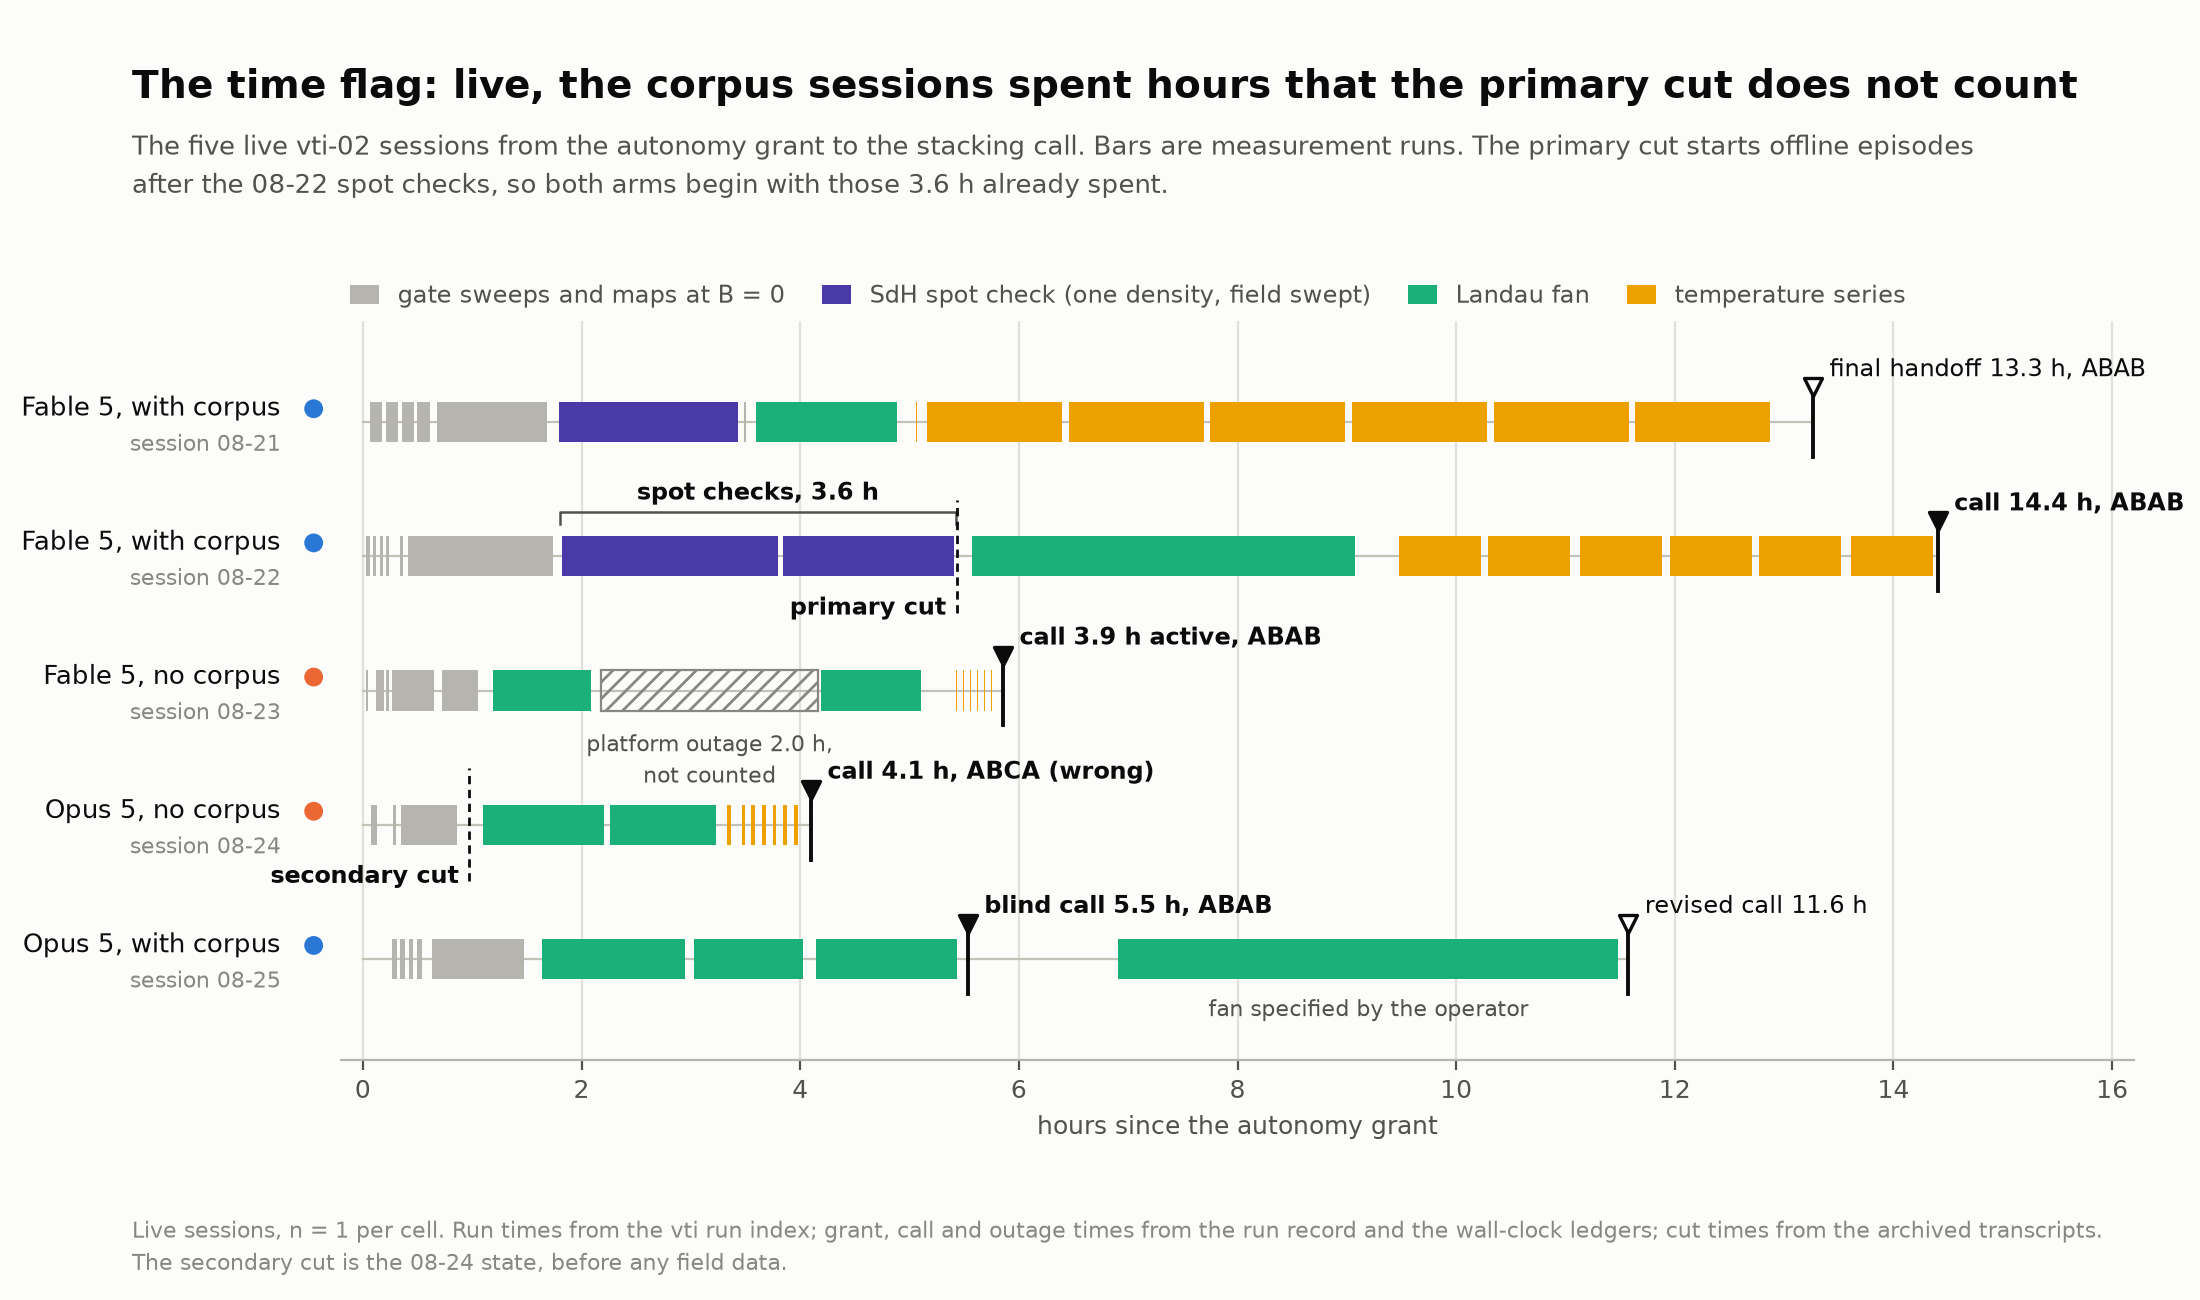

Write the Python code that produced this figure.
"""Figure 6: the time flag. The five live vti-02 sessions as timelines from the autonomy grant.

Run times: $HERA_DATA/vti-noise/index/runs.parquet. Grant, call, outage and handoff times: the run record
(Primer, "HERA T1 no-corpus control - vti-02") and hera/campaigns/stacking/vti-02*/. Cut times: the archived
transcripts, at the case files' cut uuids.
"""
import pandas as pd
from matplotlib.patches import Patch
from style import *

PDT = 'US/Pacific'
ts = lambda s: pd.Timestamp('2026-' + s, tz=PDT)
GATE, SPOT, FAN, TSER = 'gate', 'spot', 'fan', 'tser'
COLOR = {GATE: '#b5b4ae', SPOT: VIOLET, FAN: AQUA, TSER: YEL}
LABEL = {GATE: 'gate sweeps and maps at B = 0', SPOT: 'SdH spot check (one density, field swept)',
         FAN: 'Landau fan', TSER: 'temperature series'}
# session dir, row label, arm, grant, markers [(time, label, filled)], run -> kind
S = [('20260821-vti-02', '08-21', 'Fable 5', 'corpus', ts('08-21 20:21:07'),
      [(ts('08-22 09:37:00'), 'final handoff 13.3 h, ABAB', False)],
      {5: SPOT, 8: FAN, **{r: TSER for r in range(9, 16)}}),
     ('20260822-vti-02', '08-22', 'Fable 5', 'corpus', ts('08-22 23:45:39'),
      [(ts('08-23 14:09:57'), 'call 14.4 h, ABAB', True)],
      {6: SPOT, 7: SPOT, 8: FAN, **{r: TSER for r in range(9, 15)}}),
     ('20260823-vti-02', '08-23', 'Fable 5', 'none', ts('08-23 20:27:25'),
      [(ts('08-24 02:18:46'), 'call 3.9 h active, ABAB', True)],
      {6: FAN, 7: FAN, **{r: TSER for r in range(8, 19)}}),
     ('20260824-vti-02', '08-24', 'Opus 5', 'none', ts('08-24 12:08:29'),
      [(ts('08-24 16:14:27'), 'call 4.1 h, ABCA (wrong)', True)],
      {4: FAN, 5: FAN, **{r: TSER for r in range(6, 13)}}),
     ('20260825-vti-02', '08-25', 'Opus 5', 'corpus', ts('08-24 17:17:10'),
      [(ts('08-24 22:49:11'), 'blind call 5.5 h, ABAB', True), (ts('08-25 04:51:43'), 'revised call 11.6 h', False)],
      {5: FAN, 6: FAN, 7: FAN, 8: FAN})]
OUTAGE = ('08-23', ts('08-23 22:38:03'), ts('08-24 00:37:24'))
CUTS = {'08-22': (pd.Timestamp('2026-08-23T12:11:33Z'), 'primary cut'),
        '08-24': (pd.Timestamp('2026-08-24T20:06:56Z'), 'secondary cut')}

runs = pd.read_parquet('/data/sharpelab/hera-data/vti-noise/index/runs.parquet')
hrs = lambda t, t0: (t - t0).total_seconds() / 3600

fig, ytop = page(11.0, 6.5, 'The time flag: live, the corpus sessions spent hours that the primary cut does not count',
                 'The five live vti-02 sessions from the autonomy grant to the stacking call. Bars are measurement runs. '
                 'The primary cut starts offline episodes\nafter the 08-22 spot checks, so both arms begin with those '
                 '3.6 h already spent.')
ax = fig.add_axes([0.155, 0.185, 0.815, ytop - 0.185 - 0.075])
BH = 0.30
spot_h = 0.0
for i, (sdir, day, model, arm, grant, marks, kinds) in enumerate(S):
    y = -i
    end = max(t for t, _, _ in marks)
    ax.plot([0, hrs(end, grant)], [y, y], color=AXIS, lw=0.8, zorder=1)
    r = runs[runs.path.str.startswith(f'zack/{sdir}/data/')].dropna(subset=['end_time'])
    for _, q in r.iterrows():
        k = kinds.get(int(q.run), GATE)
        x0, x1 = hrs(q.start_time, grant), hrs(q.end_time, grant)
        ax.barh(y, x1 - x0 - 0.03, left=x0 + 0.015, height=BH, color=COLOR[k], lw=0, zorder=3)
        if day == '08-22' and k == SPOT:
            spot_h += x1 - x0
    if day == '08-25':   # run 8 was specified by the operator after the blind call
        q = r[r.run.astype(int) == 8].iloc[0]
        ax.text((hrs(q.start_time, grant) + hrs(q.end_time, grant)) / 2, y - 0.30, 'fan specified by the operator',
                fontsize=8, color=INK2, ha='center', va='top')
    if day == OUTAGE[0]:
        x0, x1 = hrs(OUTAGE[1], grant), hrs(OUTAGE[2], grant)
        ax.barh(y, x1 - x0, left=x0, height=BH, fc='none', ec=MUTED, lw=0.8, hatch='////', zorder=2)
        ax.text((x0 + x1) / 2, y - 0.30, 'platform outage 2.0 h,\nnot counted', fontsize=8, color=INK2, ha='center',
                va='top', linespacing=1.3)
    for t, lab, filled in marks:
        x = hrs(t, grant)
        ax.plot([x, x], [y - 0.26, y + 0.26], color=INK, lw=1.4, zorder=5)
        ax.scatter([x], [y + 0.26], marker='v', s=42, fc=INK if filled else SURF, ec=INK, lw=1.2, zorder=6)
        ax.text(x + 0.15, y + 0.30, lab, fontsize=8.5, color=INK, va='bottom', fontweight='bold' if filled else 'normal')
    if day in CUTS:
        x = hrs(CUTS[day][0], grant)
        ax.plot([x, x], [y - 0.42, y + 0.42], color=INK, lw=1.0, ls=(0, (3, 2)), zorder=5)
        ax.text(x - 0.1, y - 0.30, CUTS[day][1], fontsize=8.5, color=INK, ha='right', va='top', fontweight='bold')
    ax.scatter([-0.45], [y + 0.10], s=46, fc=ARM[arm], ec='none', clip_on=False, zorder=5,
               transform=ax.transData)
    ax.text(-0.75, y + 0.10, f'{model}, {ARM_LABEL[arm]}', fontsize=9.5, color=INK, ha='right', va='center')
    ax.text(-0.75, y - 0.17, f'session {day}', fontsize=8, color=MUTED, ha='right', va='center')
# the 08-22 spot checks
q = runs[runs.path.isin(['zack/20260822-vti-02/data/6', 'zack/20260822-vti-02/data/7'])]
g = S[1][4]
x0, x1 = hrs(q.start_time.min(), g), hrs(q.end_time.max(), g)
ax.plot([x0, x0, x1, x1], [-1 + 0.24, -1 + 0.33, -1 + 0.33, -1 + 0.24], color=INK2, lw=0.9, zorder=4)
ax.text((x0 + x1) / 2, -1 + 0.38, f'spot checks, {spot_h:.1f} h', fontsize=8.5, color=INK, ha='center', va='bottom',
        fontweight='bold')
ax.set_xlim(-0.2, 16.2); ax.set_ylim(-4.75, 0.75)
ax.set_yticks([])
ax.spines['left'].set_visible(False)
ax.set_xticks(range(0, 17, 2))
ax.xaxis.grid(True); ax.set_axisbelow(True)
ax.set_xlabel('hours since the autonomy grant')
ax.legend([Patch(fc=COLOR[k], ec='none') for k in (GATE, SPOT, FAN, TSER)], [LABEL[k] for k in (GATE, SPOT, FAN, TSER)],
          loc='lower left', bbox_to_anchor=(0.0, 1.005), ncol=4, fontsize=8.5, labelcolor=INK2, handlelength=1.2,
          handleheight=0.9, columnspacing=1.6, borderaxespad=0)
foot(fig, 'Live sessions, n = 1 per cell. Run times from the vti run index; grant, call and outage times from the run '
     'record and the wall-clock ledgers; cut times from the archived transcripts.\nThe secondary cut is the 08-24 state, '
     'before any field data.', y_in=0.10)
save(fig, 'fig6_time_flag.png')
print('08-22 spot checks', round(spot_h, 2), 'h')
